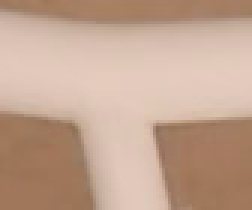
#> input picture frame 1044 of tracktest/input/7-7-21_21-BA2_2B_ROI_0.mp4, 84 x 70 px (shown 3 times larger)
$ python track_test.py
#> lines starting #> are read from the running program, lines starting #| are printed output that depends on the picture; after the words box and inside, x2 and y2 are one past the last pixel; in counts of white or black regions, pixels touching at a corner belong together
### tracktest/ant_tracking.py
# FROM from https://github.com/srianant/kalman_filter_multi_object_tracking/blob/master/object_tracking.py

import cv2
import numpy as np
from matplotlib import pyplot as plt
from scipy.optimize import linear_sum_assignment

# [7 lines of commented-out code are left out]
debug = False

class KalmanFilter(object):
    """Kalman Filter class keeps track of the estimated state of
    the system and the variance or uncertainty of the estimate.
    Predict and Correct methods implement the functionality
    Reference: https://en.wikipedia.org/wiki/Kalman_filter
    Attributes: None
    """

    # [82 lines left out: functions __init__, predict, correct, not called in this run]


class Detectors(object):
    """Detectors class to detect objects in video frame
    Attributes:
        None
    """
    def __init__(self):
        """Initialize variables used by Detectors class
        Args:
            None
        Return:
            None
        """
        self.fgbg = cv2.createBackgroundSubtractorMOG2()

    # [23 lines of commented-out code are left out]


    def Detect(self, frame, min_radius = 2, max_radius = 5):
        """Detect objects in video frame using following pipeline
            - Convert captured frame from BGR to GRAY
            - Perform Background Subtraction
            - Detect edges using Canny Edge Detection
              http://docs.opencv.org/trunk/da/d22/tutorial_py_canny.html
            - Retain only edges within the threshold
            - Find contours
            - Find centroids for each valid contours
        Args:
            frame: single video frame
        Return:
            centers: vector of object centroids in a frame
        """
        # [12 lines of commented-out code are left out]

        hsv = cv2.cvtColor(frame, cv2.COLOR_RGB2HSV)

        hue_channel = hsv[:,:,2]
        hsv_img = np.zeros(hsv.shape)
        hsv_img[:,:,2] = hue_channel
        # if debug:
        #     cv2.imwrite('hue_image', )


        ant_color = (23.4146, 40.5941, 39.6078)
        lower_bound = (ant_color[0]-20, ant_color[1]-30, ant_color[2]-30)
        upper_bound = (ant_color[0]+100, ant_color[1]+100, ant_color[2]+100)

        mask = cv2.inRange(hsv, lower_bound, upper_bound)

        masked = cv2.bitwise_and(hsv, hsv, mask=mask)

        #TRY 2
        #frame = cv2.GaussianBlur(frame, (1,1), 0)
        gray = cv2.cvtColor(frame, cv2.COLOR_BGR2GRAY)
        _, thresh = cv2.threshold(gray, 115, 255, cv2.THRESH_BINARY)
        fgmask = cv2.createBackgroundSubtractorMOG2().apply(thresh)
        # [10 lines of commented-out code are left out]
        edges = cv2.Canny(fgmask, 120, 190, 3)

        ret, thresh = cv2.threshold(edges, 135, 255, 0)

        contours, hierarchy = cv2.findContours(thresh, cv2.RETR_EXTERNAL, cv2.CHAIN_APPROX_SIMPLE)

        centers = []  # vector of object centroids in a frame

        for cnt in contours:
            try:
                (x, y), radius = cv2.minEnclosingCircle(cnt)
                centroid = (int(x), int(y))
                radius = int(radius)
                # control the max and minimum pixels for an object to be detected
                # min_radius = 1
                # max_radius = 5
                if (radius >= min_radius and radius <= max_radius):
                    # circles the object in green
                    cv2.circle(frame, centroid, radius, (0, 255, 0), 2)
                    b = np.array([[x], [y]])
                    centers.append(np.round(b))

            except ZeroDivisionError:
                pass

        # cv2.imwrite('troubleshoot/testoutput_masked2.jpg', masked)
        # cv2.imwrite('troubleshoot/testoutput_frame_hsv2.jpg', hsv)

        return centers


class Track(object):
    """Track class for every object to be tracked
    Attributes:
        None
    """

    # [13 lines left out: function __init__, not called in this run]


class Tracker(object):
    """Tracker class that updates track vectors of object tracked
    Attributes:
        None
    """

    def __init__(self, dist_thresh, max_frames_to_skip, max_trace_length,
                 trackIdCount):
        """Initialize variable used by Tracker class
        Args:
            dist_thresh: distance threshold. When exceeds the threshold,
                         track will be deleted and new track is created
            max_frames_to_skip: maximum allowed frames to be skipped for
                                the track object undetected
            max_trace_lenght: trace path history length
            trackIdCount: identification of each track object
        Return:
            None
        """
        self.dist_thresh = dist_thresh
        self.max_frames_to_skip = max_frames_to_skip
        self.max_trace_length = max_trace_length
        self.tracks = []
        self.trackIdCount = trackIdCount

    # [112 lines left out: function Update, not called in this run]

### tracktest/track_test.py
import ant_tracking
import numpy as np
import argparse
from matplotlib import pyplot as plt
from os.path import abspath
import collections
#import metadata
#import constants
import cv2
import copy
import sys
import warnings

COLUMN_NAMES = [['filename', 'id', 'x0', 'y0', 't0', 'x1', 'y1', 't1',
                 'number_warning', 'broken_track']]

DIST_THRESH = 100

def track(vidPath, detects_only = False):
    cap = cv2.VideoCapture(vidPath)

    detector = ant_tracking.Detectors()

    """Initialize variable used by Tracker class
    Args:
        dist_thresh: distance threshold. When exceeds the threshold,
                        track will be deleted and new track is created
        max_frames_to_skip: maximum allowed frames to be skipped for
                            the track object undetected
        max_trace_lenght: trace path history length
        trackIdCount: identification of each track object
    Return:
        None
    """
    tracker = ant_tracking.Tracker(50, 1000000, 10, 1)

    # Variables initialization
    # This is the colors of the trace pattern displayed in the video
    track_colors = [(255, 0, 0), (0, 255, 0), (0, 0, 255), (255, 255, 0),
                    (0, 255, 255), (255, 0, 255), (255, 127, 255),
                    (127, 0, 255), (127, 0, 127)]

    frame_count = 0

    img_arr = []
    img_arr_detects = []

    size = (0,0)

    # for writing text on video
    font = cv2.FONT_HERSHEY_SIMPLEX
    font_scale = .25

    while(True):
        ret, frame = cap.read()
        frame_count += 1

        if ret == True:
            if frame_count == 1:
                height, width, layers = frame.shape
                size = (width,height)
                fps = cap.get(cv2.CAP_PROP_FPS)

            # detects the ants and circles them in green
            centers = detector.Detect(frame)

            time = round(frame_count/fps)
            minutes = int(time / 60)
            seconds = time % 60
            text = f'{minutes}:{seconds}'

            # labels the top right corner with the current time
            cv2.putText(frame, str(text), (10,10), font, font_scale, (0, 0, 0), 1)
            # creates a video of just circled ants, not tracked ones

            if (len(centers) > 0):

                if detects_only:
                    img_arr_detects.append(frame)
                    continue

                # comment start
                tracker.Update(centers)

                for i in range(len(tracker.tracks)):
                    if (len(tracker.tracks[i].trace) > 1):
                        for j in range(len(tracker.tracks[i].trace)-1):
                            # Draw Trace Line
                            x1 = tracker.tracks[i].trace[j][0][0]
                            y1 = tracker.tracks[i].trace[j][1][0]
                            x2 = tracker.tracks[i].trace[j+1][0][0]
                            y2 = tracker.tracks[i].trace[j+1][1][0]
                            ant_id = tracker.tracks[i].track_id

                            color = track_colors[ant_id%(len(track_colors))]

                            cv2.line(frame, (int(x1), int(y1)), (int(x2), int(y2)),
                                 color, 2)

                            cv2.putText(frame, str(ant_id), (int(x1)+1, int(y1)), font, font_scale, color, 1)
                # comment end

                # Display the resulting tracking frame
                # cv2.imshow('Tracking', frame)

                # this appends the frame with the trace paths on it.
            img_arr.append(frame)

            # # Display the original frame
            # cv2.imshow('Original', orig_frame)

        else:
            print("Finished processing video, about to replease the capture")
            cap.release()
            print("Capture successfully released")
            if (detects_only):
                return img_arr_detects, size
            return img_arr, size

def color_spaces(imgPath, outPath):
    nemo = cv2.imread(imgPath)
    nemo = cv2.cvtColor(nemo, cv2.COLOR_RGB2HSV)
    cv2.imwrite(outPath, nemo)


def circle_ants(imgPath):
    frame = cv2.imread(imgPath)
    detector = ant_tracking.Detectors()
    centers = detector.Detect(frame)
    cv2.imwrite(imgPath+'_circled.jpg', frame)


def main():

    # [7 lines of commented-out code are left out]

    vidname = "input/7-7-21_21-BA2_2B_ROI_0.mp4"
    outname = "ROI_tracked_gaussian_blur"
    no_paths = False
    # circled_name = circle_ants(vidname)
    # circle_ants(circled_name, True)

    img_arr, size = track(vidname, no_paths)
#> in track, frame is the input picture: shape (70, 84, 3); mean B, G, R 144.4, 163.9, 194.6
#> in Detect, `hsv = cv2.cvtColor(frame, cv2.COLOR_RGB2HSV)`: hsv: shape (70, 84, 3); mean H, S, V 108.6, 69.8, 194.6
#> in Detect, `hue_channel = hsv[:,:,2]`:
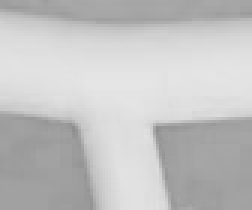
#> hue_channel: shape (70, 84) (shown 3 times larger); min 142, max 229, mean 194.6
#> in Detect, `hsv_img[:,:,2] = hue_channel`: hsv_img: shape (70, 84, 3) float64; mean H, S, V 0, 0, 194.6
#> in Detect, `mask = cv2.inRange(hsv, lower_bound, upper_bound)`: mask: shape (70, 84); every value is 0
#> in Detect, `masked = cv2.bitwise_and(hsv, hsv, mask=mask)`: masked: shape (70, 84, 3); every value is 0
#> in Detect, `gray = cv2.cvtColor(frame, cv2.COLOR_BGR2GRAY)`:
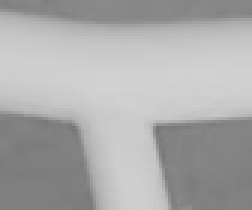
#> gray: shape (70, 84) (shown 3 times larger); min 116, max 210, mean 170.7
#> in Detect, `_, thresh = cv2.threshold(gray, 115, 255, cv2.THRESH_BINARY)`: thresh: shape (70, 84); every value is 255
#> in Detect, `fgmask = cv2.createBackgroundSubtractorMOG2().apply(thresh)`: fgmask: shape (70, 84); every value is 127
#> in Detect, `contours, hierarchy = cv2.findContours(thresh, cv2.RETR_EXTERNAL, cv2...`: contours = []
#> in track, `cv2.putText(frame, str(text), (10,10), font, font_scale, (0, 0, 0), 1)`:
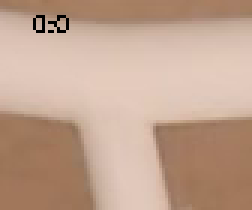
#> frame: shape (70, 84, 3) (shown 3 times larger); 0.54% of pixels changed, all inside (x1, y1, x2, y2) = (11, 5, 23, 11)
    print("compiling video")
    out = cv2.VideoWriter('output/'+outname+'.avi',cv2.VideoWriter_fourcc(*'DIVX'), 15, size)
    for i in range(len(img_arr)):
        out.write(img_arr[i])
    print("releasing compiled video")
    out.release()


if __name__== '__main__':
    main()
